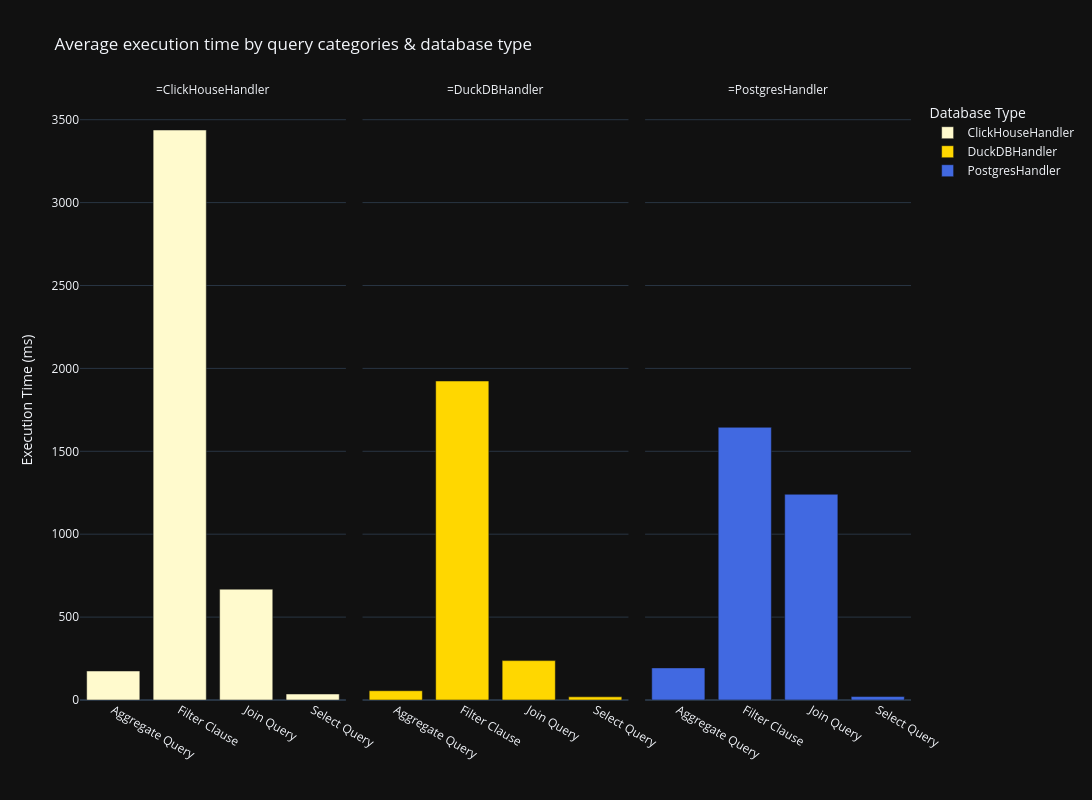

The notebook cell this image was saved under:
### Markdown cell above
# Question
why are we not listing MySQL here? This is defined in the 2 Cells above

### Code cell
unqiue_ranked = ranked_queries.df().groupby(["query_category", "database_type"])["execution_time_ms"].mean().reset_index()

fig = px.bar(
    unqiue_ranked,
    x='query_category',
    y='execution_time_ms',
    color='database_type',  
    facet_col='database_type',
    color_discrete_map=color_map,
    #text='query_category',
    template=template,
    title='Average execution time by query categories & database type',
    labels={'execution_time_ms': 'Execution Time (ms)', 'database_type': '', 'query_category': ''},
    height=800,
    width=1200
)

# Customize the layout
fig.update_layout(

    #xaxis_title="Database Type",
    yaxis_title="Execution Time (ms)",
    legend_title="Database Type",
)

fig.show()

### Figure 1 — Plotly figure (JSON) as saved in the notebook; plotly's stock layout.template omitted (floating-point values rounded to 4 significant figures)
{"data": [{"hovertemplate": "=%{x}<br>Execution Time (ms)=%{y}<extra></extra>", "legendgroup": "ClickHouseHandler", "marker": {"color": "lemonchiffon", "pattern": {"shape": ""}}, "name": "ClickHouseHandler", "orientation": "v", "showlegend": true, "textposition": "auto", "type": "bar", "x": ["Aggregate Query", "Filter Clause", "Join Query", "Select Query"], "xaxis": "x", "y": [175.1, 3438.0, 668.6, 36.33], "yaxis": "y"}, {"hovertemplate": "=%{x}<br>Execution Time (ms)=%{y}<extra></extra>", "legendgroup": "DuckDBHandler", "marker": {"color": "gold", "pattern": {"shape": ""}}, "name": "DuckDBHandler", "orientation": "v", "showlegend": true, "textposition": "auto", "type": "bar", "x": ["Aggregate Query", "Filter Clause", "Join Query", "Select Query"], "xaxis": "x2", "y": [55.95, 1924.0, 237.6, 19.15], "yaxis": "y2"}, {"hovertemplate": "=%{x}<br>Execution Time (ms)=%{y}<extra></extra>", "legendgroup": "PostgresHandler", "marker": {"color": "royalblue", "pattern": {"shape": ""}}, "name": "PostgresHandler", "orientation": "v", "showlegend": true, "textposition": "auto", "type": "bar", "x": ["Aggregate Query", "Filter Clause", "Join Query", "Select Query"], "xaxis": "x3", "y": [193.6, 1645.0, 1241.0, 20.75], "yaxis": "y3"}], "layout": {"annotations": [{"font": {}, "showarrow": false, "text": "=ClickHouseHandler", "x": 0.16, "xanchor": "center", "xref": "paper", "y": 1, "yanchor": "bottom", "yref": "paper"}, {"font": {}, "showarrow": false, "text": "=DuckDBHandler", "x": 0.5, "xanchor": "center", "xref": "paper", "y": 1, "yanchor": "bottom", "yref": "paper"}, {"font": {}, "showarrow": false, "text": "=PostgresHandler", "x": 0.84, "xanchor": "center", "xref": "paper", "y": 1, "yanchor": "bottom", "yref": "paper"}], "barmode": "relative", "height": 800, "legend": {"title": {"text": "Database Type"}, "tracegroupgap": 0}, "title": {"text": "Average execution time by query categories & database type"}, "width": 1200, "xaxis": {"anchor": "y", "domain": [0, 0.32], "title": {"text": ""}}, "xaxis2": {"anchor": "y2", "domain": [0.34, 0.66], "matches": "x", "title": {"text": ""}}, "xaxis3": {"anchor": "y3", "domain": [0.68, 1.0], "matches": "x", "title": {"text": ""}}, "yaxis": {"anchor": "x", "domain": [0, 1], "title": {"text": "Execution Time (ms)"}}, "yaxis2": {"anchor": "x2", "domain": [0, 1], "matches": "y", "showticklabels": false}, "yaxis3": {"anchor": "x3", "domain": [0, 1], "matches": "y", "showticklabels": false}}}
